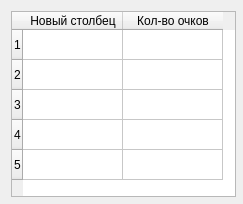
<?xml version="1.0" encoding="UTF-8"?>
<ui version="4.0">
 <class>Form</class>
 <widget class="QWidget" name="Form">
  <property name="geometry">
   <rect>
    <x>0</x>
    <y>0</y>
    <width>243</width>
    <height>204</height>
   </rect>
  </property>
  <property name="minimumSize">
   <size>
    <width>243</width>
    <height>204</height>
   </size>
  </property>
  <property name="maximumSize">
   <size>
    <width>243</width>
    <height>204</height>
   </size>
  </property>
  <property name="windowTitle">
   <string>Form</string>
  </property>
  <layout class="QHBoxLayout" name="horizontalLayout">
   <item>
    <widget class="QTableWidget" name="tableWidget">
     <property name="minimumSize">
      <size>
       <width>225</width>
       <height>186</height>
      </size>
     </property>
     <property name="maximumSize">
      <size>
       <width>225</width>
       <height>186</height>
      </size>
     </property>
     <property name="rowCount">
      <number>5</number>
     </property>
     <property name="columnCount">
      <number>2</number>
     </property>
     <row/>
     <row/>
     <row/>
     <row/>
     <row/>
     <column>
      <property name="text">
       <string>Новый столбец</string>
      </property>
     </column>
     <column>
      <property name="text">
       <string>Кол-во очков</string>
      </property>
     </column>
    </widget>
   </item>
  </layout>
 </widget>
 <resources/>
 <connections/>
</ui>
